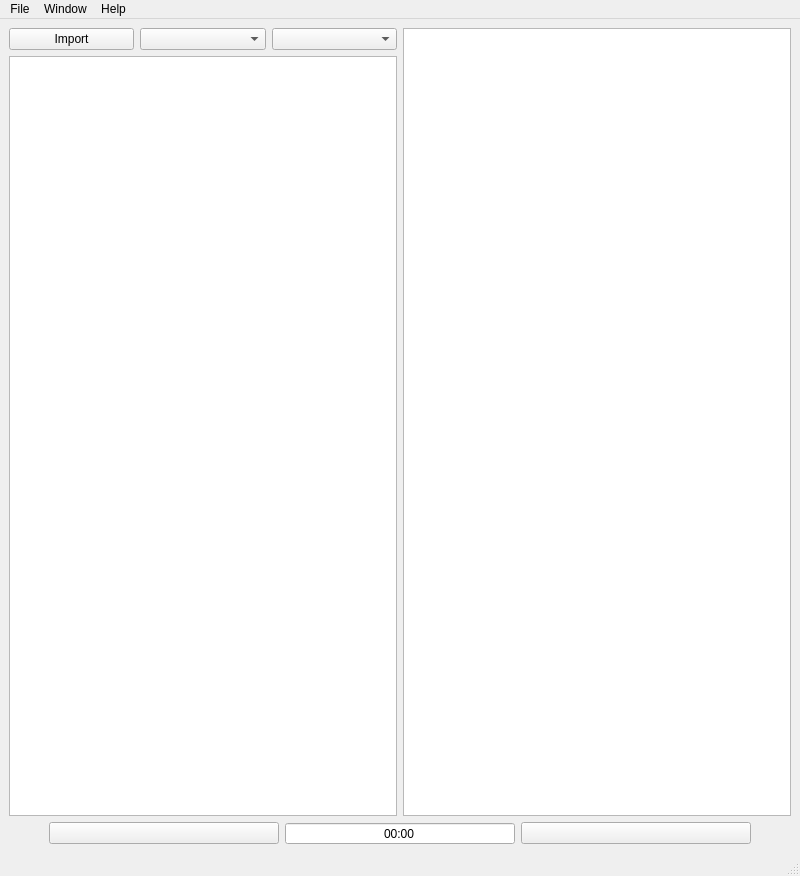
<?xml version="1.0" encoding="UTF-8"?>
<ui version="4.0">
 <class>MainWindow</class>
 <widget class="QMainWindow" name="MainWindow">
  <property name="geometry">
   <rect>
    <x>0</x>
    <y>0</y>
    <width>800</width>
    <height>876</height>
   </rect>
  </property>
  <property name="minimumSize">
   <size>
    <width>800</width>
    <height>0</height>
   </size>
  </property>
  <property name="windowTitle">
   <string>MainWindow</string>
  </property>
  <widget class="QWidget" name="centralwidget">
   <layout class="QVBoxLayout" name="verticalLayout_2">
    <item>
     <layout class="QHBoxLayout" name="horizontalLayout">
      <property name="spacing">
       <number>6</number>
      </property>
      <property name="sizeConstraint">
       <enum>QLayout::SetDefaultConstraint</enum>
      </property>
      <item>
       <layout class="QVBoxLayout" name="verticalLayout">
        <item>
         <layout class="QGridLayout" name="gridLayout">
          <item row="0" column="0">
           <widget class="QPushButton" name="import_2">
            <property name="sizePolicy">
             <sizepolicy hsizetype="Minimum" vsizetype="Fixed">
              <horstretch>0</horstretch>
              <verstretch>0</verstretch>
             </sizepolicy>
            </property>
            <property name="styleSheet">
             <string notr="true">font: 10pt &quot;Segoe UI&quot;;</string>
            </property>
            <property name="text">
             <string>Import</string>
            </property>
            <property name="icon">
             <iconset>
              <normaloff>Assets/plus.png</normaloff>Assets/plus.png</iconset>
            </property>
            <property name="iconSize">
             <size>
              <width>11</width>
              <height>11</height>
             </size>
            </property>
           </widget>
          </item>
          <item row="0" column="1">
           <widget class="QComboBox" name="MicSelect"/>
          </item>
          <item row="0" column="2">
           <widget class="QComboBox" name="LanguageSelect"/>
          </item>
         </layout>
        </item>
        <item>
         <widget class="QListWidget" name="listWidget"/>
        </item>
       </layout>
      </item>
      <item>
       <widget class="QTextBrowser" name="textBrowser"/>
      </item>
     </layout>
    </item>
    <item>
     <layout class="QGridLayout" name="gridLayout_2">
      <item row="0" column="1">
       <widget class="QPushButton" name="Start">
        <property name="sizePolicy">
         <sizepolicy hsizetype="Minimum" vsizetype="Fixed">
          <horstretch>0</horstretch>
          <verstretch>0</verstretch>
         </sizepolicy>
        </property>
        <property name="text">
         <string/>
        </property>
        <property name="icon">
         <iconset>
          <normaloff>Assets/spielen.png</normaloff>Assets/spielen.png</iconset>
        </property>
       </widget>
      </item>
      <item row="0" column="3">
       <widget class="QPushButton" name="Pause">
        <property name="sizePolicy">
         <sizepolicy hsizetype="Minimum" vsizetype="Fixed">
          <horstretch>0</horstretch>
          <verstretch>0</verstretch>
         </sizepolicy>
        </property>
        <property name="text">
         <string/>
        </property>
        <property name="icon">
         <iconset>
          <normaloff>Assets/pause.png</normaloff>Assets/pause.png</iconset>
        </property>
       </widget>
      </item>
      <item row="0" column="0">
       <spacer name="horizontalSpacer">
        <property name="orientation">
         <enum>Qt::Horizontal</enum>
        </property>
        <property name="sizeType">
         <enum>QSizePolicy::Preferred</enum>
        </property>
        <property name="sizeHint" stdset="0">
         <size>
          <width>40</width>
          <height>20</height>
         </size>
        </property>
       </spacer>
      </item>
      <item row="0" column="4">
       <spacer name="horizontalSpacer_2">
        <property name="orientation">
         <enum>Qt::Horizontal</enum>
        </property>
        <property name="sizeType">
         <enum>QSizePolicy::Preferred</enum>
        </property>
        <property name="sizeHint" stdset="0">
         <size>
          <width>40</width>
          <height>20</height>
         </size>
        </property>
       </spacer>
      </item>
      <item row="0" column="2">
       <widget class="QTimeEdit" name="timeEdit">
        <property name="sizePolicy">
         <sizepolicy hsizetype="Minimum" vsizetype="Fixed">
          <horstretch>0</horstretch>
          <verstretch>0</verstretch>
         </sizepolicy>
        </property>
        <property name="alignment">
         <set>Qt::AlignCenter</set>
        </property>
        <property name="readOnly">
         <bool>true</bool>
        </property>
        <property name="buttonSymbols">
         <enum>QAbstractSpinBox::NoButtons</enum>
        </property>
        <property name="currentSection">
         <enum>QDateTimeEdit::MinuteSection</enum>
        </property>
        <property name="displayFormat">
         <string>mm:ss</string>
        </property>
       </widget>
      </item>
     </layout>
    </item>
   </layout>
  </widget>
  <widget class="QMenuBar" name="menubar">
   <property name="geometry">
    <rect>
     <x>0</x>
     <y>0</y>
     <width>800</width>
     <height>22</height>
    </rect>
   </property>
   <widget class="QMenu" name="menuFile">
    <property name="title">
     <string>File</string>
    </property>
    <addaction name="actionNew"/>
   </widget>
   <widget class="QMenu" name="menuWindow">
    <property name="title">
     <string>Window</string>
    </property>
   </widget>
   <widget class="QMenu" name="menuHelp">
    <property name="title">
     <string>Help</string>
    </property>
   </widget>
   <addaction name="menuFile"/>
   <addaction name="menuWindow"/>
   <addaction name="menuHelp"/>
  </widget>
  <widget class="QStatusBar" name="statusbar"/>
  <action name="actionNew">
   <property name="text">
    <string>New</string>
   </property>
  </action>
 </widget>
 <resources/>
 <connections/>
</ui>
